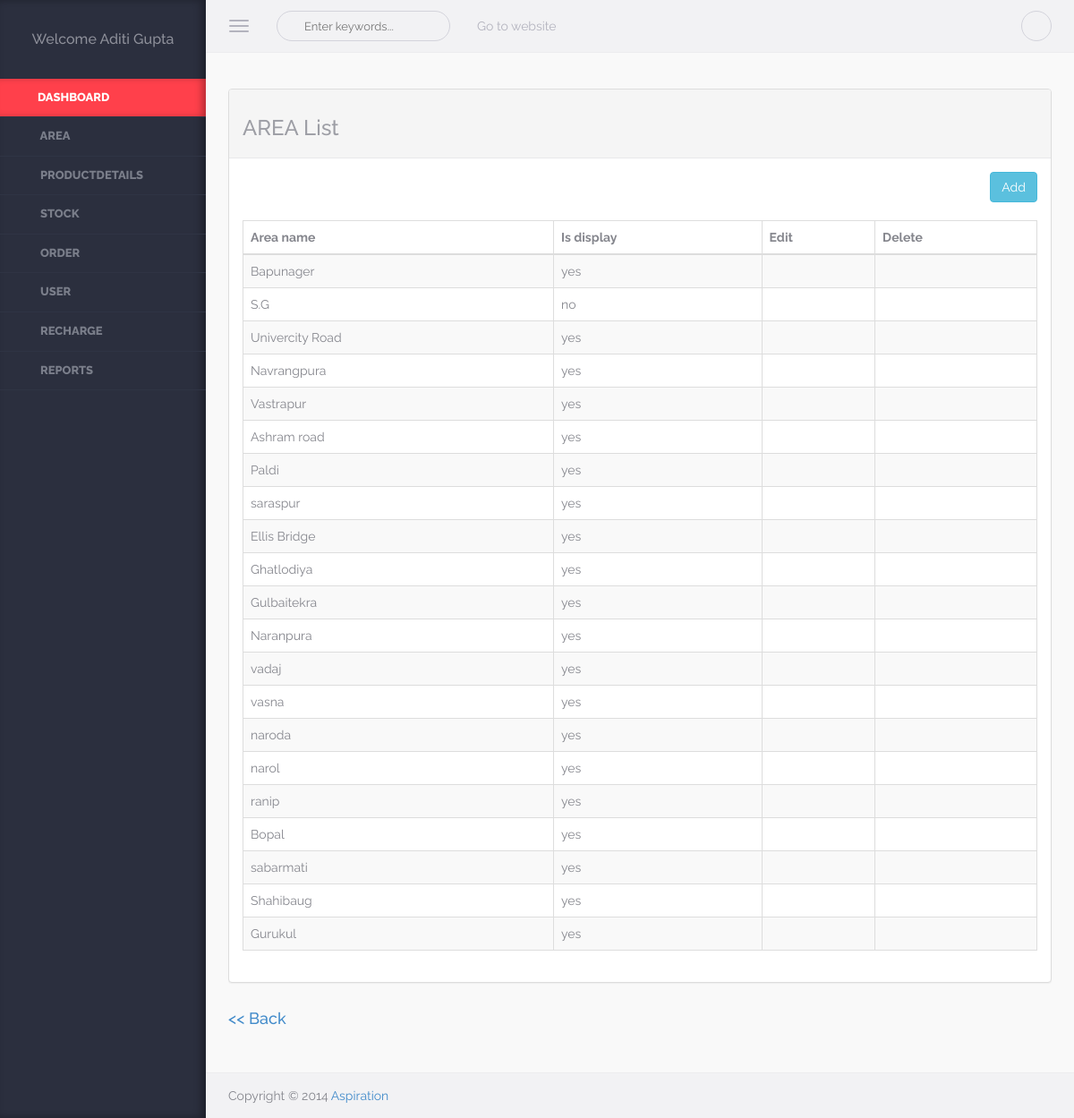
The page /admin/display_area.php (signed in) on the database its author committed.
### tables this page shows
CREATE TABLE `user` (
  `Userid` int(5) NOT NULL,
  `Username` varchar(50) NOT NULL,
  `Password` varchar(8) NOT NULL,
  `Usertypeid` int(5) NOT NULL,
  `Fname` varchar(50) NOT NULL,
  `Lname` varchar(50) NOT NULL,
  `Mobileno` bigint(10) NOT NULL,
  `Address` varchar(100) NOT NULL,
  `Areaid` int(5) NOT NULL,
  `Email` varchar(50) NOT NULL,
  `DOB` date NOT NULL,
  `DOL` datetime NOT NULL,
  `Visitcnt` int(5) NOT NULL,
  `Isauthenticate` bit(1) NOT NULL
);

CREATE TABLE `area` (
  `Areaid` int(5) NOT NULL,
  `Areaname` varchar(50) NOT NULL,
  `Isdisplay` bit(1) NOT NULL
);

### Class/User.php (called while the page is built, shortened)
<?php
class User
{
	public function display1($uid)
	{
			$conn=new mysqli("localhost","root","","db_alboutveggies");
			$qry="SELECT Fname,Lname,Mobileno,Address,Email FROM User WHERE Userid=".$uid;
			$data=mysqli_query($conn,$qry);
			return $data;
				}
}
?>

### Class/Area.php (called while the page is built, shortened)
<?php
class Area
{
	public function display()
	{
		$conn=new mysqli("localhost","root","","db_alboutveggies");
		$qry="SELECT * FROM `area`";
		$data=mysqli_query($conn,$qry);
		return $data;
	}
}
?>

### admin/display_area.php (the view, shortened to what this page needs)
<?php
	include_once("header.php");
?>
<div class="warper container-fluid">
        	<?php
include_once("../class/Area.php");
$obj=new Area();
$rec=$obj->display();
$data="<body><div class=warper container-fluid>
			    <div class='panel panel-default'>
				<div class='panel-heading'><h3>AREA List</h3></div>
				    <div class='panel-body'>
					<form class='form-horizontal' method='post'>
					<div align='right'>
					   <input type=submit class='btn btn-info' Name=btnAdd value=' Add '>
					</div>
					</form>
                <br/>
<table cellpadding=0 cellspacing=0 border=0 class='table table-striped table-bordered' id=basic-datatable>
                            <thead>
                                <tr>
                                    <th>Area name</th>
                                    <th>Is display</th>
									<th>Edit</th>
<th>Delete</th>
                                </tr>
                            </thead><tbody>";
while($result=mysqli_fetch_array($rec))
{
	if($result[2]==1)
		{ $temp="yes"; }
		else
		{ $temp="no"; }
	$data.="<tr class=odd gradeX><td>".$result[1]."</td><td>".$temp."</td><td><a href='edit_area.php?Id=".$result[0]."'><i class='fa fa-pencil'></i> </a></td><td><a href='javascript:delete_id(".$result[0].")'><i class='fa fa-trash'></i> </a></td></tr>";
}
$data.="</tbody></table></div>
                </div></body>";
echo $data;
?>
<a href='index.php' ><h4>&lt;&lt;&nbsp;Back</h4></a>
        </div>
						<?php
	include_once("footer.php");
?>
</body>
</html>

### admin/header.php (shortened to what this page needs)
<!DOCTYPE html>
<html lang="en">
<head>
    <link rel="stylesheet" href="assets/css/plugins/typeahead/typeahead.css" />
    <link rel="stylesheet" href="assets/css/switch-buttons/switch-buttons.css" />
	<link rel="stylesheet" href="assets/css/bootstrap/bootstrap.css" />
    <link rel="stylesheet" href="assets/css/fontawesome/font-awesome.css" />
    <link rel="stylesheet" href="assets/css/plugins/bootstrap-tagsinput/bootstrap-tagsinput.css" />
    <link rel="stylesheet" href="assets/css/plugins/bootstrap-chosen/chosen.css" />
    <link rel="stylesheet" href="assets/css/plugins/bootstrap-datetimepicker/bootstrap-datetimepicker.css" />
    <link rel="stylesheet" href="assets/css/plugins/calendar/calendar.css" />
    <link rel="stylesheet" href="assets/css/app/app.v1.css" />
</head>
<body >
<?php
		include_once("../class/User.php");
	$obj=new User();
	$Uid=$_SESSION["uid"];
$Utid=$_SESSION["utid"];
	$rec=$obj->display1($Uid);
$data="	<aside class='left-panel'>
            <div class='user text-center'>";
	if($result=mysqli_fetch_array($rec))
	{
				$data.="<h4 class='user-name'>Welcome ".$result[0]."&nbsp;".$result[1]."</h4>";
	}
	$data.="</div>
	<nav class='navigation'>
            	<ul class='list-unstyled'>
                	<li class='active'><a href='index.php'><i class='fa fa-bookmark-o'></i><span class='nav-label'>Dashboard</span></a></li>
               ";
    if($Utid==1)
	{
       $data.="
                    <li class='has-submenu'><a href='#'><i class='fa fa-map-marker'></i> <span class='nav-label'>Area</span></a>
                    	<ul class='list-unstyled'>
						<li><a href='edit_area.php'>Add Area</a></li>
                        	<li><a href='display_area.php'>Area</a></li>
							                         </ul>
                    </li>
					<li class='has-submenu'><a href='#'><i class='fa fa-file-text-o'></i> <span class='nav-label'>Productdetails</span></a>
                    	<ul class='list-unstyled'>
						<li><a href='edit_category.php'>Add category</a></li>
						<li><a href='display_category.php'>Category</a></li>
						<li><a href='edit_product.php'>Add product</a></li>
						<li><a href='display_productcategory.php'>Product</a></li>
                            </ul>
					</li>
					<li class='has-submenu'><a href='#'><i class='fa fa-file-text-o'></i> <span class='nav-label'>Stock</span></a>
                    	<ul class='list-unstyled'>
						<li><a href='edit_measuretype.php'>Add Measuretype</a></li>
						<li><a href='display_measuretype.php'>Measuretype</a></li>
						<li><a href='edit_stock.php'>Add Stock</a></li>
						<li><a href='display_stock.php'>Stock</a></li>
						</ul>
					</li>
					<li class='has-submenu'><a href='#'><i class='fa fa-file-text-o'></i> <span class='nav-label'>Order</span></a>
                    	<ul class='list-unstyled'>
						<li><a href='display_order.php'>Order</a></li>
                            <li><a href='display_orderdetail.php'>Orderdetail</a></li>
                            <li><a href='display_orderstatus.php'>Orderstatus</a></li>
<li><a href='todayorderA.php'>Today Order</a></li>
							</ul>
					</li>
					<li class='has-submenu'><a href='display_user.php'><i class='fa fa-users'></i> <span class='nav-label'>User</span></a>
                    						</li>
				<li class='has-submenu'><a href='display_recharge.php'><i class='fa fa-money'></i> <span class='nav-label'>Recharge</span></a>
                    	</li>
					<li class='has-submenu'><a href='report.php'><i class='fa fa-users'></i> <span class='nav-label'>Reports</span></a>
                    						</li>
				";
	}
	else
	{
	$data.="	<li class='has-submenu'><a href='todayorderS.php'><i class='fa fa-child'></i> <span class='nav-label'>Today Order</span></a>
                    						</li>
				<li class='has-submenu'><a href='myorder.php'><i class='fa fa-child'></i> <span class='nav-label'>Past Order</span></a>
                    	</li>";
	}
	 $data.="    </ul>
            </nav>
    </aside>";
	echo $data;
  ?>
    <section class="content">
        <header class="top-head container-fluid">
            <button type="button" class="navbar-toggle pull-left">
                <span class="icon-bar"></span>
                <span class="icon-bar"></span>
                <span class="icon-bar"></span>
            </button>
            <form role="search" class="navbar-left app-search pull-left hidden-xs">
              <input type="text" placeholder="Enter keywords..." class="form-control form-control-circle">
         	</form>
            <nav class=" navbar-default hidden-xs" role="navigation">
                <ul class="nav navbar-nav">
                <li><a href="../website/index.php">Go to website</a></li>
              </ul>
            </nav>
            <ul class="nav-toolbar">
            	                <li class="dropdown"><a href="#" data-toggle="dropdown"><i class="fa fa-ellipsis-v"></i></a>
                </li>
            </ul>
        </header>

### admin/footer.php
<footer class="container-fluid footer">
        	Copyright &copy; 2014
			<a href="http://freakpixels.com/" target="_blank">Aspiration</a>
            <a href="#" class="pull-right scrollToTop">
			<i class="fa fa-chevron-up"></i>
			</a>
        </footer>
		</section>

### admin/assets/css/app/app.v1.css (style rules this page uses)
body { background-color:#f9f9f9; color:#85868d; font-family: 'Raleway', sans-serif; position:relative; }
body, html { overflow-x:hidden; }
aside.left-panel { background-color:#2b2f3e; width:230px; position:fixed; padding:25px 0px; box-shadow:inset -5px 0px 8px rgba(0,0,0,0.3); height:100%; top:0px; left:0px; }
.user { margin-bottom:35px; }
.user h4.user-name { color:#8e909a; font-size:16px; }
.navigation { margin:20px 0px; }
.navigation > ul > li { position:relative; }
.navigation > ul > li.has-submenu:after { content:"\f105"; font-family: 'FontAwesome'; display:inline-block; position:absolute; color:#7a7e8a; right:15px; transition: all 0.4s; -moz-transition: all 0.4s; -webkit-transition: all 0.4s; -o-transition: all 0.4s; top:10px; visibility:hidden; }
.navigation > ul > li > a { display:block; padding:12px 25px; color:#7a7e8a; text-transform:uppercase; font-size:13px; text-decoration:none; font-weight:800; border-bottom:1px solid #2f3444; transition: all 0.4s; -moz-transition: all 0.4s; -webkit-transition: all 0.4s; -o-transition: all 0.4s; }
.navigation > ul > li:hover > a, .navigation > ul > li.active:hover > a, .navigation > ul > li.active > a { color:#fff; background-color: #ff404b; -webkit-box-shadow: inset -6px 0 8px -2px rgba(0,0,0,0.3); box-shadow: inset -6px 0 8px -2px rgba(0,0,0,0.3); }
.navigation ul li a i { margin-right:6px; font-size:14px; }
header { background-color:#f2f2f4; border-bottom:1px solid #ececee; padding-top:4px; padding-bottom:4px; }
.navbar-toggle { margin:8px 20px 8px 0px; display:block; padding-left:0px; }
.navbar-toggle .icon-bar { background-color:#b3b3be; }
.app-search { position:relative; margin-top:8px; margin-bottom:8px; margin-right:15px; }
.app-search .form-control, .app-search .form-control:focus { border:1px solid #d3d3db; font-size:13px; color:#c4c4cd; padding-left:30px; background:none; box-shadow:none; }
.app-search:before { content:"\f002"; position:absolute; left:12px; font-family: FontAwesome; cursor:pointer; top:7px; color:#c4c4cd; display:inline-block; }
header .navbar-default .navbar-nav > li > a { color:#b3b3be; }
.nav-toolbar { margin:8px 0px; float:right; }
.nav-toolbar > li { padding:0px; display:inline-block; margin-left:5px; position:relative; list-style:none; }
.nav-toolbar > li > a { color:#d3d3db; font-size:18px; border:1px solid #d3d3db; border-radius:50px; height:34px; width:34px; text-align:center; display:block; padding:4px; }
.content { margin-left:230px; }
.content > .container-fluid { padding-left:25px; padding-right:25px; }
.warper { padding-top:20px; padding-bottom:20px; min-height:550px; }
.footer { background-color: #f2f2f4; border-top: 1px solid #ececee; padding-bottom: 15px; padding-top: 15px; }
.btn-circle, .form-control-circle, .btn-group .btn-circle:first-child:not(:last-child):not(.dropdown-toggle) { border-radius:50px; }
.panel { margin-bottom:30px; }
.panel-heading { font-weight:700; }
.panel-default > .panel-heading, .panel-default > .panel-footer { border-color: #e8e8eb; box-shadow:none; }
.panel-default > .panel-heading, .btn-default { color:#9D9EA5; }

### rows shown on the page
user: Fname "Aditi", Lname "Gupta"
area: Areaname "Bapunager", Isdisplay "yes"
area: Areaname "S.G", Isdisplay "no"
area: Areaname "Univercity Road", Isdisplay "yes"
area: Areaname "Navrangpura", Isdisplay "yes"
area: Areaname "Vastrapur", Isdisplay "yes"
area: Areaname "Ashram road", Isdisplay "yes"
area: Areaname "Paldi", Isdisplay "yes"
area: Areaname "saraspur", Isdisplay "yes"
area: Areaname "Ellis Bridge", Isdisplay "yes"
area: Areaname "Ghatlodiya", Isdisplay "yes"
area: Areaname "Gulbaitekra", Isdisplay "yes"
area: Areaname "Naranpura", Isdisplay "yes"
area: Areaname "vadaj", Isdisplay "yes"
area: Areaname "vasna", Isdisplay "yes"
area: Areaname "naroda", Isdisplay "yes"
area: Areaname "narol", Isdisplay "yes"
area: Areaname "ranip", Isdisplay "yes"
area: Areaname "Bopal", Isdisplay "yes"
area: Areaname "sabarmati", Isdisplay "yes"
area: Areaname "Shahibaug", Isdisplay "yes"
area: Areaname "Gurukul", Isdisplay "yes"
